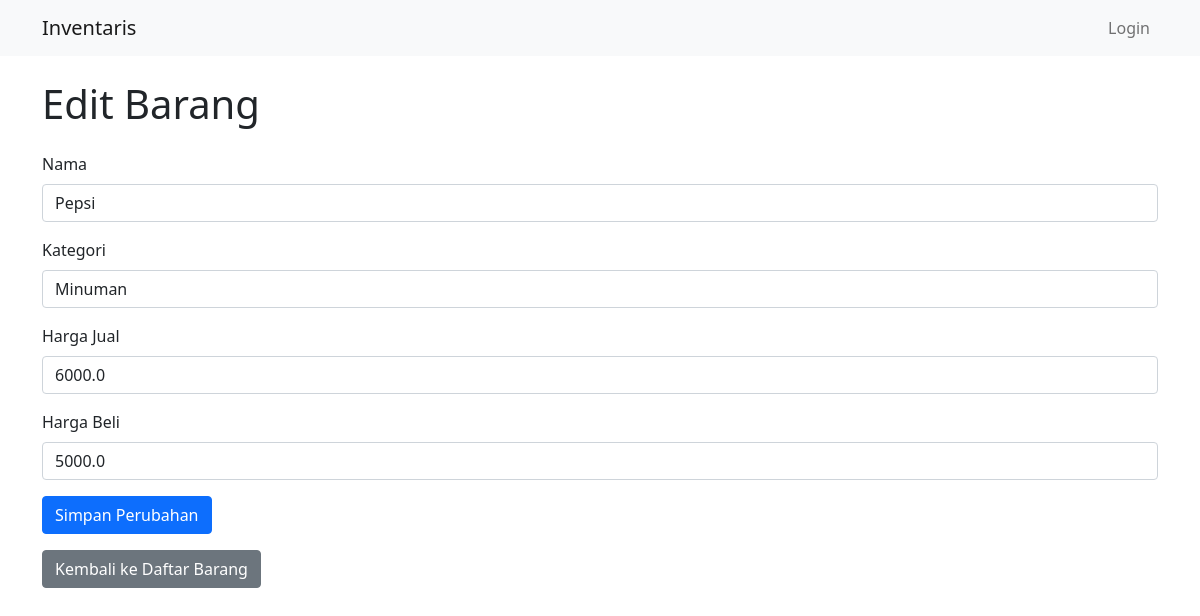
Screenshot of /product/edit/3 with the database file from the repository.
### app/models.py (models this page shows, shortened)
class Product(db.Model):
    product_id = db.Column(db.Integer, primary_key=True)
    name = db.Column(db.String(100), nullable=False)
    category = db.Column(db.Text)
    sell_price = db.Column(db.Float, nullable=False)
    buy_price = db.Column(db.Float, nullable=False)

### app/routes_form.py (the view, shortened to what this page needs)
@form.route('/product/edit/<int:product_id>', methods=['GET', 'POST'])
def edit_product(product_id):
    product = DatabaseManager.get_product_by_id(product_id)
    if not product:
        return redirect(url_for('main.products'))
    return render_template('edit_product.html', product=product)

### app/database.py (called while the page is built)
    @staticmethod
    def get_product_by_id(product_id:int):
        return Product.query.get(product_id)

### app/templates/edit_product.html
{% extends "base.html" %}
{% block content %}
<h1 class="mb-4">Edit Barang</h1>
<form method="POST" action="{{ url_for('form.edit_product', product_id=product.product_id) }}">
  <div class="mb-3">
    <label for="name" class="form-label">Nama</label>
    <input type="text" class="form-control" id="name" name="name" value="{{ product.name }}" required>
  </div>
  <div class="mb-3">
    <label for="category" class="form-label">Kategori</label>
    <input type="text" class="form-control" id="category" name="category" value="{{ product.category }}" required>
  </div>
  <div class="mb-3">
    <label for="sell_price" class="form-label">Harga Jual</label>
    <input type="number" class="form-control" id="sell_price" name="sell_price" value="{{ product.sell_price }}"
      required>
  </div>
  <div class="mb-3">
    <label for="buy_price" class="form-label">Harga Beli</label>
    <input type="number" class="form-control" id="buy_price" name="buy_price" value="{{ product.buy_price }}" required>
  </div>
  <button type="submit" class="btn btn-primary">Simpan Perubahan</button>
</form>
<a href="{{ url_for('main.products') }}" class="btn btn-secondary mt-3">Kembali ke Daftar Barang</a>
{% endblock %}

### rows the page displays
Product: name "Pepsi", category "Minuman", sell_price "6000.0", buy_price "5000.0"
